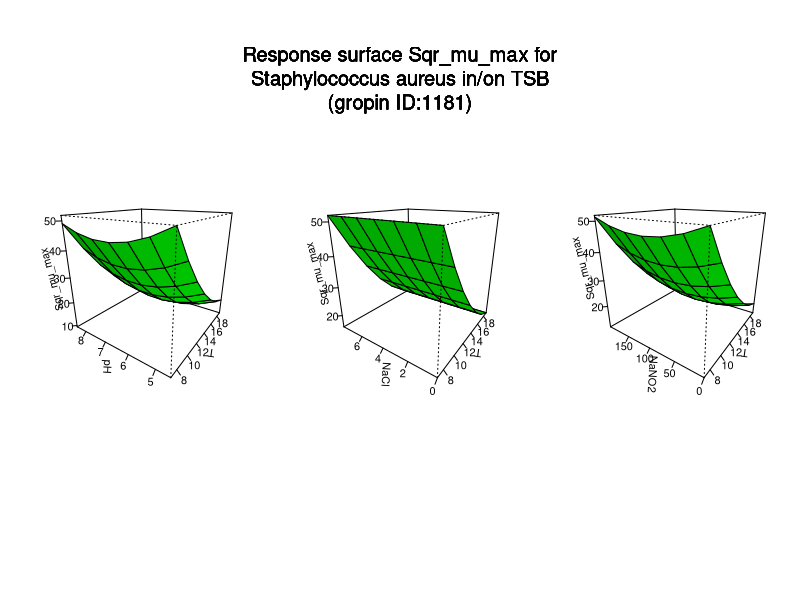

The R script that drew this image:
#############################
# start of Parameter script
#############################
T <- seq(7.007,18.981018981019,length.out=7)
pH <- seq(4.5045,8.49150849150849,length.out=7)
NaCl <- seq(0,7.99200799200799,length.out=7)
NaNO2 <- seq(0,199.8001998002,length.out=7)
#############################
# end of Parameter script
#############################
############################# 
# start of Model script Gropin ID 1181 
#############################
 
# constant coefficients for this model
 
variables <- data.frame(T,pH,NaCl,NaNO2)
argumentsPar <- unique.data.frame(expand.grid(variables))
 
# heart of the model
response_surface <- function(T,pH,NaCl,NaNO2) {
   mumax <-148.6-7.818*T-17.035*pH-0.084*NaNO2+0.185*T*T+1.261*pH*pH+0.00041*NaNO2*NaNO2

	return(mumax=mumax)
} 

# output parameters
responseSurface <- cbind(argumentsPar,response_surface(argumentsPar['T'],argumentsPar['pH'],argumentsPar['NaCl'],argumentsPar['NaNO2']))
colnames(responseSurface) <- c(colnames(argumentsPar),'Sqrmumax')
#############################
# End of Model script
#############################
############################# 
# start of Visualisation script Gropin ID 1181 
#############################
titleText <-'Response surface Sqr_mu_max for
Staphylococcus aureus in/on TSB
(gropin ID:1181)'
argPar1 <- unique.data.frame(expand.grid(T,pH))
argPar2 <- unique.data.frame(expand.grid(T,NaCl))
argPar3 <- unique.data.frame(expand.grid(T,NaNO2))
z1 <- matrix(unlist(response_surface(T = argPar1[1],pH = argPar1[2],NaCl = NaCl[1],NaNO2 = NaNO2[1])),nrow=7)
z2 <- matrix(unlist(response_surface(T = argPar2[1],NaCl = argPar2[2],pH = pH[1],NaNO2 = NaNO2[1])),nrow=7)
z3 <- matrix(unlist(response_surface(T = argPar3[1],NaNO2 = argPar3[2],pH = pH[1],NaCl = NaCl[1])),nrow=7)
# adding precaution if response surface is zero
myZLim1 <- range(z1)
if(myZLim1[1] == myZLim1[2]) myZLim1[2] <- myZLim1[2]+1
myZLim2 <- range(z2)
if(myZLim2[1] == myZLim2[2]) myZLim2[2] <- myZLim2[2]+1
myZLim3 <- range(z3)
if(myZLim3[1] == myZLim3[2]) myZLim3[2] <- myZLim3[2]+1
if(length(T)>1 & length(pH)>1 & length(NaCl)>1 & length(NaNO2)>1) {
	par(mfrow = c(1,3))
	persp(T,pH,z1,col = 'green',xlab='T',ylab='pH',zlab='Sqr_mu_max',zlim=myZLim1,theta=305,phi=20,shade=0.25,ticktype = 'detailed')
	persp(T,NaCl,z2,col = 'green',xlab='T',ylab='NaCl',zlab='Sqr_mu_max',zlim=myZLim2,theta=305,phi=20,shade=0.25,ticktype = 'detailed')
	persp(T,NaNO2,z3,col = 'green',xlab='T',ylab='NaNO2',zlab='Sqr_mu_max',zlim=myZLim3,theta=305,phi=20,shade=0.25,ticktype = 'detailed')
	mtext(titleText,outer=T,  cex=1.2, line=-8.5, side=3)
} else {
		myPars <- unique.data.frame(expand.grid(T,pH,NaCl,NaNO2))
		myZ <-matrix(unlist(response_surface(myPars[,1],myPars[,2],myPars[,3],myPars[,4])),nrow=7)
		myZLim <- range(myZ)
if(myZLim[1] == myZLim[2]) myZLim[2] <- myZLim[2]+1
	if(length(NaCl)==1 & length(NaNO2)==1) {
		persp(T,pH,myZ,col = 'green',xlab='T',ylab='pH',zlab='Sqr_mu_max',main=titleText,sub=paste('other variable: NaCl =',round(NaCl,digits = 2), 'NaNO2 =',round(NaNO2,digits = 2)),zlim=myZLim,theta=305,phi=20,shade=0.25,ticktype = 'detailed')
	}
	if(length(pH)==1 & length(NaNO2)==1) {
		persp(T,NaCl,myZ,col = 'green',xlab='T',ylab='NaCl',zlab='Sqr_mu_max',main=titleText,sub=paste('other variable: pH =',round(pH,digits = 2), 'NaNO2 =',round(NaNO2,digits = 2)),zlim=myZLim,theta=305,phi=20,shade=0.25,ticktype = 'detailed')
	}
	if(length(pH)==1 & length(NaCl)==1) {
		persp(T,NaNO2,myZ,col = 'green',xlab='T',ylab='NaNO2',zlab='Sqr_mu_max',main=titleText,sub=paste('other variable: pH =',round(pH,digits = 2), 'NaCl =',round(NaCl,digits = 2)),zlim=myZLim,theta=305,phi=20,shade=0.25,ticktype = 'detailed')
	}
	if(length(T)==1 & length(NaNO2)==1) {
		persp(pH,NaCl,myZ,col = 'green',xlab='pH',ylab='NaCl',zlab='Sqr_mu_max',main=titleText,sub=paste('other variable: T =',round(T,digits = 2), 'NaNO2 =',round(NaNO2,digits = 2)),zlim=myZLim,theta=305,phi=20,shade=0.25,ticktype = 'detailed')
	}
	if(length(T)==1 & length(NaCl)==1) {
		persp(pH,NaNO2,myZ,col = 'green',xlab='pH',ylab='NaNO2',zlab='Sqr_mu_max',main=titleText,sub=paste('other variable: T =',round(T,digits = 2), 'NaCl =',round(NaCl,digits = 2)),zlim=myZLim,theta=305,phi=20,shade=0.25,ticktype = 'detailed')
	}
	if(length(T)==1 & length(pH)==1) {
		persp(NaCl,NaNO2,myZ,col = 'green',xlab='NaCl',ylab='NaNO2',zlab='Sqr_mu_max',main=titleText,sub=paste('other variable: T =',round(T,digits = 2), 'pH =',round(pH,digits = 2)),zlim=myZLim,theta=305,phi=20,shade=0.25,ticktype = 'detailed')
	}
}
#############################
# End of Visualisation script
#############################
